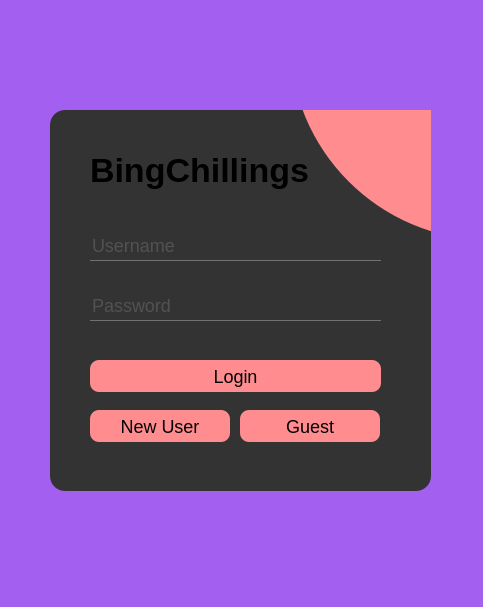
<?xml version="1.0" encoding="UTF-8"?>
<ui version="4.0">
 <class>LoginForm</class>
 <widget class="QWidget" name="LoginForm">
  <property name="enabled">
   <bool>true</bool>
  </property>
  <property name="geometry">
   <rect>
    <x>0</x>
    <y>0</y>
    <width>483</width>
    <height>607</height>
   </rect>
  </property>
  <property name="windowTitle">
   <string>Form</string>
  </property>
  <property name="styleSheet">
   <string notr="true">*{
font-size:18px;
background:rgb(163, 96, 240);
}

QLabel
{
font-size: 34px;
font-weight: bold;
}

#errorMessageLabel
{
background:transparent;
color: rgb(255, 0, 0);
font-size: 16px;
}

QFrame
{
background:#333;
border-radius: 15px;
}

QPushButton
{
border: 1px rgb(255, 141, 144);
background:rgb(255, 141, 144);
border-radius:9px;
font-weight: 200;
color: black
}
QPushButton:hover:!pressed
{
background:rgb(204, 114, 117);
border-width:2px;
border-color: white;
border-style:solid;
border-radius:9px;
color: #333;
}

QToolButton
{
 background-color: rgb(255, 141, 144);
 border-width:1px;
 border-radius:200px;
 border-color: red;
 max-width:400px;
 max-height:400px;
 min-width:400px;
 min-height:400px;
}

QLineEdit
{
background:transparent;
border:none;
color:#717072;
border-bottom:1px solid #717072;
}

QTextEdit
{
background:transparent;
border:none;
color:#111;
}</string>
  </property>
  <widget class="QFrame" name="frame">
   <property name="geometry">
    <rect>
     <x>50</x>
     <y>110</y>
     <width>381</width>
     <height>381</height>
    </rect>
   </property>
   <property name="frameShape">
    <enum>QFrame::StyledPanel</enum>
   </property>
   <property name="frameShadow">
    <enum>QFrame::Raised</enum>
   </property>
   <widget class="QLabel" name="loginFormLabel">
    <property name="geometry">
     <rect>
      <x>40</x>
      <y>40</y>
      <width>221</width>
      <height>41</height>
     </rect>
    </property>
    <property name="text">
     <string>BingChillings</string>
    </property>
   </widget>
   <widget class="QPushButton" name="submitPushButton">
    <property name="geometry">
     <rect>
      <x>40</x>
      <y>250</y>
      <width>291</width>
      <height>32</height>
     </rect>
    </property>
    <property name="text">
     <string>Login</string>
    </property>
   </widget>
   <widget class="QLineEdit" name="usernameLineEdit">
    <property name="geometry">
     <rect>
      <x>40</x>
      <y>120</y>
      <width>291</width>
      <height>31</height>
     </rect>
    </property>
    <property name="inputMask">
     <string/>
    </property>
    <property name="text">
     <string/>
    </property>
    <property name="echoMode">
     <enum>QLineEdit::Normal</enum>
    </property>
    <property name="placeholderText">
     <string>Username</string>
    </property>
   </widget>
   <widget class="QLineEdit" name="passwordLineEdit">
    <property name="geometry">
     <rect>
      <x>40</x>
      <y>180</y>
      <width>291</width>
      <height>31</height>
     </rect>
    </property>
    <property name="text">
     <string/>
    </property>
    <property name="echoMode">
     <enum>QLineEdit::Password</enum>
    </property>
    <property name="placeholderText">
     <string>Password</string>
    </property>
   </widget>
   <widget class="QPushButton" name="newUserButton">
    <property name="geometry">
     <rect>
      <x>40</x>
      <y>300</y>
      <width>140</width>
      <height>32</height>
     </rect>
    </property>
    <property name="text">
     <string>New User</string>
    </property>
   </widget>
   <widget class="QPushButton" name="guestButton">
    <property name="geometry">
     <rect>
      <x>190</x>
      <y>300</y>
      <width>140</width>
      <height>32</height>
     </rect>
    </property>
    <property name="text">
     <string>Guest</string>
    </property>
   </widget>
   <widget class="QToolButton" name="toolButton">
    <property name="geometry">
     <rect>
      <x>240</x>
      <y>-270</y>
      <width>400</width>
      <height>400</height>
     </rect>
    </property>
    <property name="icon">
     <iconset resource="resource.qrc">
      <normaloff>:/images/images/ice-cream.png</normaloff>:/images/images/ice-cream.png</iconset>
    </property>
    <property name="iconSize">
     <size>
      <width>50</width>
      <height>50</height>
     </size>
    </property>
   </widget>
  </widget>
  <widget class="QLabel" name="errorMessageLabel">
   <property name="geometry">
    <rect>
     <x>50</x>
     <y>530</y>
     <width>381</width>
     <height>41</height>
    </rect>
   </property>
   <property name="font">
    <font>
     <family>Roboto Mono</family>
     <pointsize>-1</pointsize>
     <bold>true</bold>
    </font>
   </property>
   <property name="text">
    <string/>
   </property>
   <property name="alignment">
    <set>Qt::AlignCenter</set>
   </property>
  </widget>
 </widget>
 <resources>
  <include location="resource.qrc"/>
 </resources>
 <connections/>
</ui>
